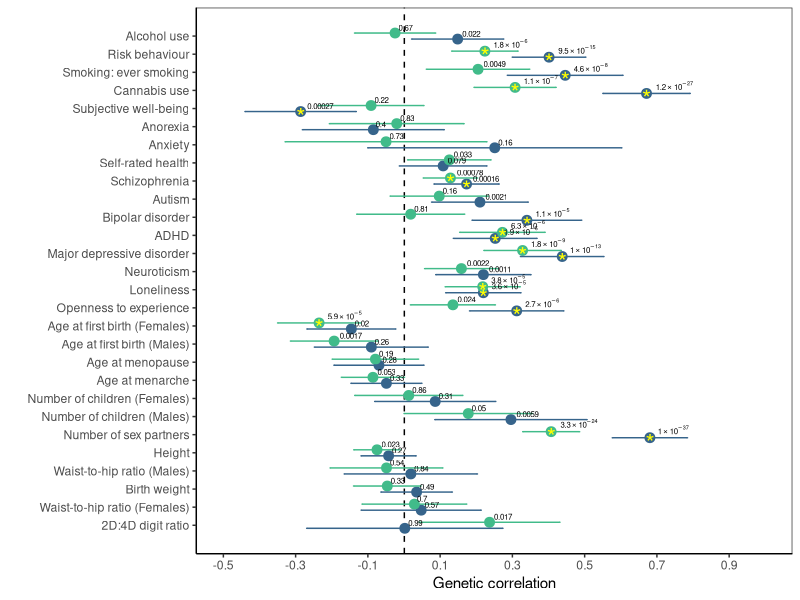

The R source for this figure:
library(ggplot2)


traitmap <- rbind(
c("ADHD_2017","ADHD","Mental health"),
c("AgeFirstBirth_Female","Age at first birth (Females)","Reproductive traits"),
c("AgeFirstBirth_Male","Age at first birth (Males)","Reproductive traits"),
c("openness","Openness to experience","Personality traits"),
c("MDD2018_ex23andMe","Major depressive disorder","Mental health"),
c("Neuroticism_Full","Neuroticism","Personality traits"),
c("NumberChildrenEverBorn_Female","Number of children (Females)","Reproductive traits"),
c("NumberChildrenEverBorn_Male","Number of children (Males)","Reproductive traits"),
c("SCZ2","Schizophrenia","Mental health"),
c("SWB_Full","Subjective well-being","Mental health"),
c("age_at_menarche","Age at menarche","Reproductive traits"),
c("age_at_menopauze","Age at menopause","Reproductive traits"),
c("alcohol_clarke","Alcohol use","Risky behaviours"),
c("anorexia","Anorexia","Mental health"),
c("anxiety","Anxiety","Mental health"),
c("autism_2017","Autism","Mental health"),
c("bipolar","Bipolar disorder","Mental health"),
c("birth_weight","Birth weight","Physical traits"),
c("cannabis_ever_2018","Cannabis use","Risky behaviours"),
c("height_combined","Height","Physical traits"),
c("loneliness","Loneliness","Personality traits"),
c("number_sexual_partners","Number of sex partners","Reproductive traits"),
c("risk_behavior","Risk behaviour","Risky behaviours"),
c("self_rated_health","Self-rated health","Mental health"),
c("smoking_ever_vs_never","Smoking: ever smoking","Risky behaviours"),
c("whr_females","Waist-to-hip ratio (Females)","Physical traits"),
c("whr_males","Waist-to-hip ratio (Males)","Physical traits"),
c("finger2d4d","2D:4D digit ratio","Physical traits"))


d <- read.csv("data/same_sex_sexual_behavior.csv", stringsAsFactor=F)

cat_new <- NULL
for (i in d$p2)
{
  cat_new <- c(cat_new,traitmap[traitmap[,1]==i,3])
}

p2_new <- NULL
for (i in d$p2)
{
  p2_new <- c(p2_new,traitmap[traitmap[,1]==i,2])
}

ds <- d
ds$cat_new <- cat_new
ds$p2_new <- p2_new
ds$ymin <- ds$rg-1.96*ds$se
ds$ymax <- ds$rg+1.96*ds$se

ds$newgroup <- ordered(ds$sex,levels=c("Male","Female"))
ds$cat_newgroup <- ordered(ds$cat_new,levels=c("Risky behaviours","Mental health","Personality traits","Reproductive traits","Physical traits"))

tt <- aggregate(ds$rg,list(ds$p2_new),mean)

ds$p2_newgroup <- ordered(ds$p2_new,levels=tt$Group.1[order(tt$x)])
ds$gsign <- factor(ifelse(ds$p < (0.05/nrow(d)),"*",""))
dsO <- ds[rev(order(ds$cat_newgroup,ds$p2_newgroup,ds$newgroup)),]

x <- 1:84
dsO$pos <- x[x%%3!=0]


pdf("fig/figure4.pdf",width=5,height=8)

p1 <- ggplot(dsO, aes(x=pos, y=rg, ymin=ymin, ymax=ymax)) +
  geom_hline(yintercept=0.05/nrow(d), linetype="dashed") + # se vuoi una linea verticale nel plot, se no togli
  geom_point(aes(color=newgroup), size=3) +
  geom_errorbar(width = .2,aes(color=newgroup)) + # questo usa ymin e ymax
  theme_bw() +
  coord_flip() + # mette tutto orizzontale
  scale_x_continuous('',breaks=seq(1.5,84.5,3), labels=unique(dsO$p2_new)) +
  scale_y_continuous('Genetic correlation', limits=c(-0.5,1), breaks=c(seq(-0.5,1,0.2)), labels=c(as.character(round(seq(-0.5,1,0.2),1)))) +
   geom_text(aes(label=gsub('e-0*', ' %*% 10^-', prettyNum(p, digits=2))), hjust=-.25, vjust=-0.4, size=2, parse=TRUE) + geom_text(aes(label=gsign), col="yellow", vjust=+0.8, size=6) + theme(panel.grid.major = element_blank(), panel.grid.minor = element_blank(),
panel.background = element_blank(), axis.line = element_line(colour = "black"))  + scale_colour_manual(values=c("#41BB8A","steelblue4"), guide=FALSE) + expand_limits(y = c(-0.5, 1))

p1

dev.off()





